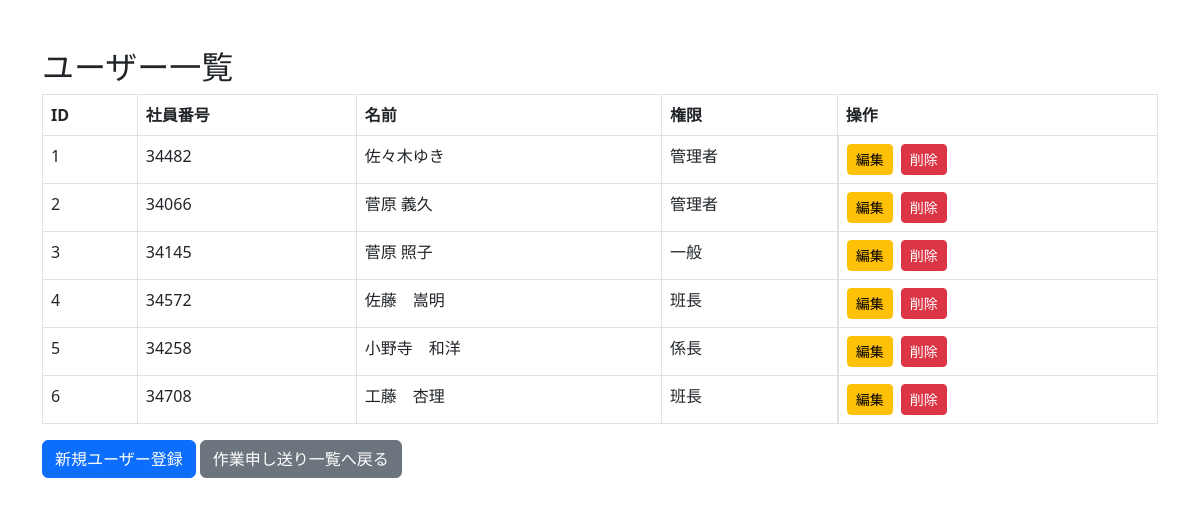
Page /admin/users (signed in) on the committed database.
### tables this page shows
CREATE TABLE users (
                id INTEGER PRIMARY KEY AUTOINCREMENT,
                staff_id TEXT UNIQUE NOT NULL,  -- 社員番号・作業者番号
                name TEXT NOT NULL,             -- 氏名（任意）
                password_hash TEXT NOT NULL     -- ハッシュ化パスワード
        , is_admin BOOLEAN DEFAULT 0, approval_level INTEGER, approval_order INTEGER, role_level INTEGER DEFAULT 1);

### app.py (the view)
@app.route('/admin/users')
@login_required
@admin_required
def admin_users():
    conn = get_connection_db()
    c = conn.cursor()
    c.execute("SELECT id, staff_id, name, is_admin, role_level FROM users")
    users = c.fetchall()
    conn.close()
    return render_template("admin_users.html", users=users, name=current_user.name, user=current_user)

### app.py (called while the page is built)
def get_connection_db():
    conn = sqlite3.connect("todo.db")
    conn.row_factory = sqlite3.Row
    return conn

@app.context_processor
def inject_user():
    return dict(user=current_user, name=current_user.name if current_user.is_authenticated else "")

def admin_required(f):
    @wraps(f)
    def decorated_function(*args, **kwargs):
        if not current_user.is_authenticated or not current_user.is_admin:
            flash("管理者のみアクセスできます。")
            return redirect(url_for('login'))
        return f(*args, **kwargs)
    return decorated_function

@login_manager.user_loader
def load_user(user_id):
    conn = get_connection_db()
    c = conn.cursor()
    c.execute("""
        SELECT id, staff_id, name, password_hash, is_admin, approval_order, approval_level
        FROM users
        WHERE id = ?
    """, (user_id,))
    row = c.fetchone()
    conn.close()
    if row:
        return User(
            id=row["id"],
            staff_id=row["staff_id"],
            name=row["name"],
            password_hash=row["password_hash"],
            is_admin=bool(row["is_admin"]),
            approval_level=row["approval_level"],
            approval_order=row["approval_order"]
        )
    return None

### models.py (called while the page is built)
    @property
    def is_admin(self):
        return bool(self._is_admin)

### templates/admin_users.html (shortened to what this page needs)
<!DOCTYPE html>
<html lang="ja">
<head>
    <link href="https://cdn.jsdelivr.net/npm/bootstrap@5.3.0/dist/css/bootstrap.min.css" rel="stylesheet">
</head>
<body>
<div class="container mt-5">
    <h2>ユーザー一覧</h2>
    <table class="table table-bordered">
        <thead>
            <tr>
                <th>ID</th>
                <th>社員番号</th>
                <th>名前</th>
                <th>権限</th>
                <th>操作</th>
            </tr>
        </thead>
        <tbody>
            {% for user in users %}
            {% set role_map = {1: '一般', 2: '班長', 3: '係長', 4: '主任', 5: '工場長', 9: '管理者'} %}
            <tr>
                <td>{{ user.id }}</td>
                <td>{{ user.staff_id }}</td>
                <td>{{ user.name }}</td>
                <td>{{ role_map.get(user['role_level'], '不明') }}</td>
                <td class="d-flex gap-2">
                    <a href="{{ url_for('edit_user', user_id=user.id) }}" class="btn btn-sm btn-warning">編集</a>
                    <form method="post" action="{{ url_for('delete_user', user_id=user.id) }}" onsubmit="return confirm('本当に削除しますか？');">
                        <button type="submit" class="btn btn-danger btn-sm">削除</button>
                    </form>
                </td>
            </tr>
            {% endfor %}
        </tbody>
    </table>
    <a href="{{ url_for('admin_register') }}" class="btn btn-primary">新規ユーザー登録</a>
    <a href="{{ url_for('index') }}" class="btn btn-secondary">作業申し送り一覧へ戻る</a>
</div>
</body>
</html>

### rows in the picture
users: id "1", staff_id "34482", name "佐々木ゆき", get "管理者"
users: id "2", staff_id "34066", name "菅原 義久", get "管理者"
users: id "3", staff_id "34145", name "菅原 照子", get "一般"
users: id "4", staff_id "34572", name "佐藤 嵩明", get "班長"
users: id "5", staff_id "34258", name "小野寺 和洋", get "係長"
users: id "6", staff_id "34708", name "工藤 杏理", get "班長"
